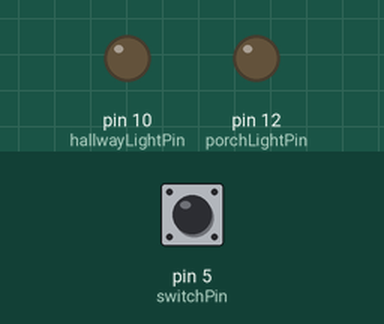
Bench run of a sketch on a simulated Arduino Uno, built with avr-gcc and run on an emulated ATmega328P. Parts: output pins drawn as LEDs (lit = HIGH). The test bench sets the inputs (shaded band); at power-on: pin 5 (switchPin) HIGH.

Above: at 1.2 s.
1.3 s: pin 5 (switchPin) pulled LOW for 0.15 s
At 1.8 s:
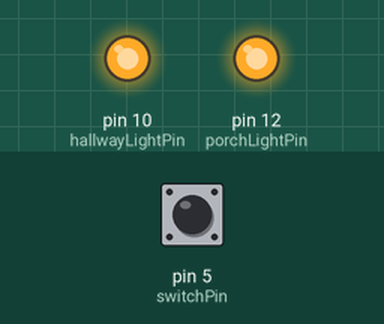
At 31.8 s:
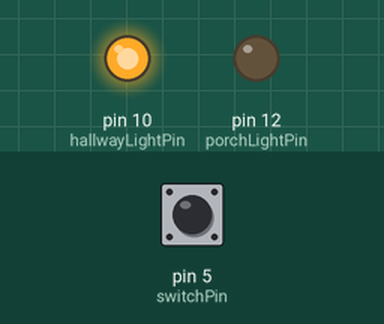
Timing chart, 0 to 32.7 s (numbered marks = the images above; inputs shaded):
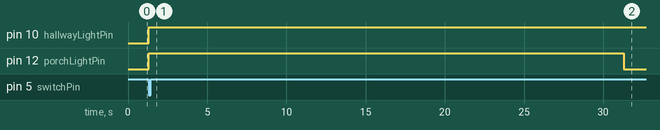

The sketch:

SIT210_1.1P.ino
```cpp
const int porchLightPin = 12;
const int hallwayLightPin = 10;
const int switchPin = 5;

const unsigned long porchDuration = 30000;   // 30 sec
const unsigned long hallwayDuration = 60000; // 60 sec

unsigned long porchStartTime = 0;
unsigned long hallwayStartTime = 0;

bool porchOn = false;
bool hallwayOn = false;

void setup() {
  pinMode(porchLightPin, OUTPUT);
  pinMode(hallwayLightPin, OUTPUT);
  pinMode(switchPin, INPUT_PULLUP);
}
// The setup() function is what sets up the input and output pins.

void loop() {
//The loop() function keeps checking to see if the switch is pressed and changes the state of the two lights as needed
  if (isSwitchPressed()) {
    turnOnLights();
    delay(200);
  }

  updatePorchLight();
  updateHallwayLight();
}


bool isSwitchPressed() {
  return digitalRead(switchPin) == LOW;
}
// The isSwitchPressed() function checks to see if the user has pressed the switch.
void turnOnLights() { //
  digitalWrite(porchLightPin, HIGH);
  digitalWrite(hallwayLightPin, HIGH);

  porchStartTime = millis();
  hallwayStartTime = millis();

  porchOn = true;
  hallwayOn = true;
}
// The turnOnLights() function turns on the two lights and uses the millis() function to keep track of when it starts.
void updatePorchLight() {
  if (porchOn && millis() - porchStartTime >= porchDuration) {
    digitalWrite(porchLightPin, LOW);
    porchOn = false;
  }
}
// The updatePorchLight() and updateHallwayLight() functions figure out how long the two lights will be on by comparing the current time to the start time.
void updateHallwayLight() {
  if (hallwayOn && millis() - hallwayStartTime >= hallwayDuration) {
    digitalWrite(hallwayLightPin, LOW);
    hallwayOn = false;
  }
}
```

Measured:
- after the input at 1.3 s, pin 10 (hallwayLightPin): LOW → HIGH at once; pin 12 (porchLightPin): LOW → HIGH at once, → LOW 30.0 s later
